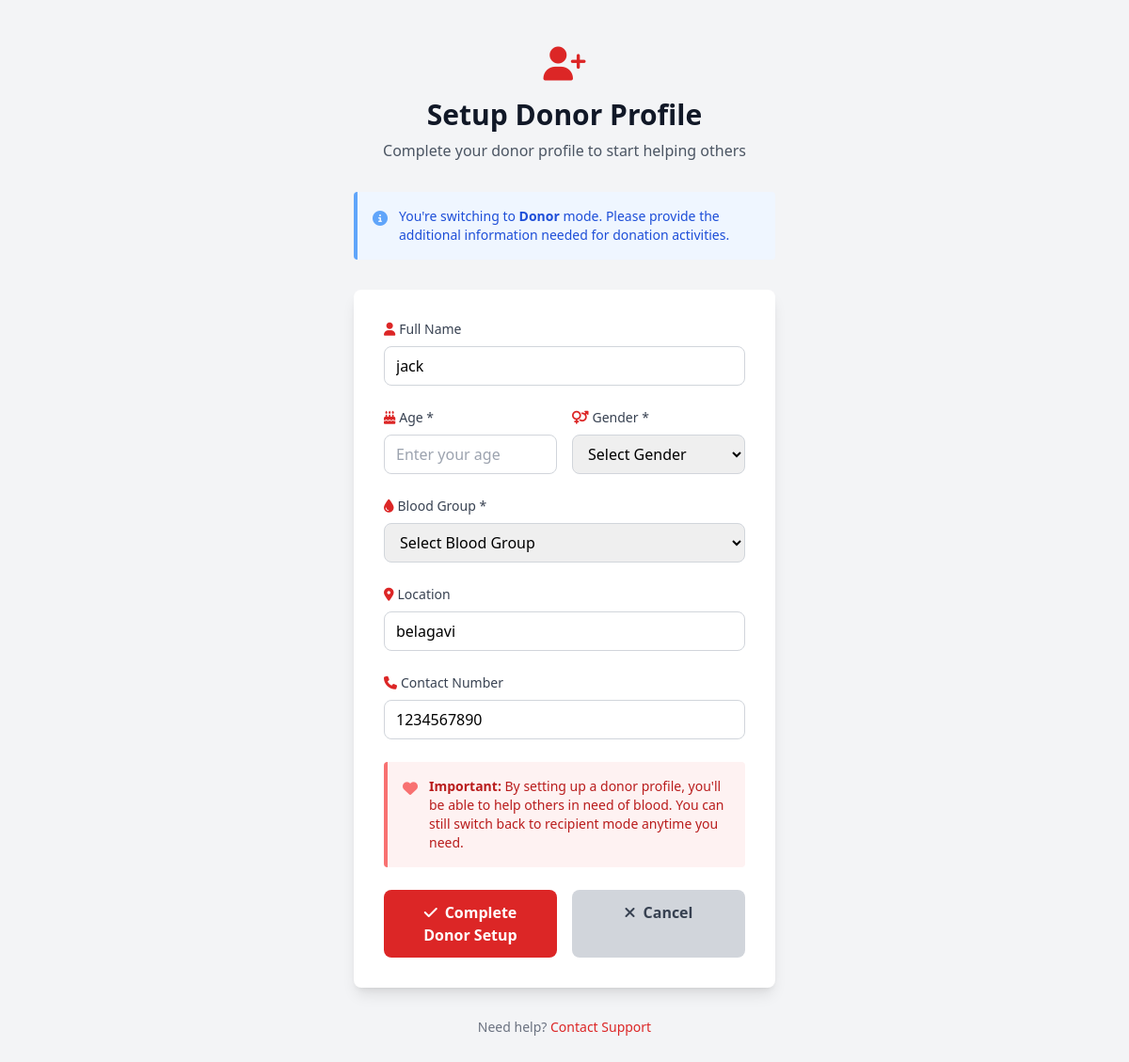
/setup-donor-profile (signed in), run on the app's committed database.
### app.py (models this page shows)
class Receiver(db.Model):
    id = db.Column(db.Integer, primary_key=True)
    name = db.Column(db.String(100), nullable=False)
    email = db.Column(db.String(100), unique=True, nullable=False)
    password = db.Column(db.String(200), nullable=False)
    location = db.Column(db.String(200), nullable=False)
    contact = db.Column(db.String(20), nullable=False)
    latitude = db.Column(db.Float, nullable=True)
    longitude = db.Column(db.Float, nullable=True)
    geocoded = db.Column(db.Boolean, default=False)
    last_geocoded = db.Column(db.DateTime, nullable=True)

### app.py (the view, shortened to what this page needs)
@app.route('/setup-donor-profile', methods=['GET', 'POST'])
def setup_donor_profile():
    if 'user_email' not in session:
        return redirect('/')
    current_user = Receiver.query.filter_by(email=session['user_email']).first()
    return render_template('setup_donor_profile.html', user=current_user)

### templates/setup_donor_profile.html (shortened to what this page needs)
<!DOCTYPE html>
<html lang="en">
  <head>
    <script src="https://cdn.tailwindcss.com"></script>
    <link
      rel="stylesheet"
      href="https://cdnjs.cloudflare.com/ajax/libs/font-awesome/6.4.0/css/all.min.css"
    />
  </head>
  <body class="bg-gray-100">
    <div
      class="min-h-screen flex items-center justify-center py-12 px-4 sm:px-6 lg:px-8"
    >
      <div class="max-w-md w-full space-y-8">
        <div class="text-center">
          <i class="fas fa-user-plus text-4xl text-red-600 mb-4"></i>
          <h2 class="text-3xl font-bold text-gray-900">Setup Donor Profile</h2>
          <p class="mt-2 text-gray-600">
            Complete your donor profile to start helping others
          </p>
        </div>
        <div class="bg-blue-50 border-l-4 border-blue-400 p-4 rounded">
          <div class="flex">
            <div class="flex-shrink-0">
              <i class="fas fa-info-circle text-blue-400"></i>
            </div>
            <div class="ml-3">
              <p class="text-sm text-blue-700">
                You're switching to <strong>Donor</strong> mode. Please provide
                the additional information needed for donation activities.
              </p>
            </div>
          </div>
        </div>
        <div class="bg-white rounded-lg shadow-lg p-8">
          <form method="POST" class="space-y-6">
            <div>
              <label
                for="name"
                class="block text-sm font-medium text-gray-700 mb-2"
              >
                <i class="fas fa-user mr-1 text-red-600"></i>Full Name
              </label>
              <input
                type="text"
                name="name"
                id="name"
                required
                value="{{ user.name if user else '' }}"
                class="w-full px-3 py-2 border border-gray-300 rounded-lg focus:outline-none focus:ring-2 focus:ring-red-500 focus:border-red-500"
              />
            </div>
            <div class="grid grid-cols-1 md:grid-cols-2 gap-4">
              <div>
                <label
                  for="age"
                  class="block text-sm font-medium text-gray-700 mb-2"
                >
                  <i class="fas fa-birthday-cake mr-1 text-red-600"></i>Age *
                </label>
                <input
                  type="number"
                  name="age"
                  id="age"
                  required
                  min="18"
                  max="65"
                  placeholder="Enter your age"
                  class="w-full px-3 py-2 border border-gray-300 rounded-lg focus:outline-none focus:ring-2 focus:ring-red-500 focus:border-red-500"
                />
              </div>
              <div>
                <label
                  for="gender"
                  class="block text-sm font-medium text-gray-700 mb-2"
                >
                  <i class="fas fa-venus-mars mr-1 text-red-600"></i>Gender *
                </label>
                <select
                  name="gender"
                  id="gender"
                  required
                  class="w-full px-3 py-2 border border-gray-300 rounded-lg focus:outline-none focus:ring-2 focus:ring-red-500 focus:border-red-500"
                >
                  <option value="">Select Gender</option>
                </select>
              </div>
            </div>
            <div>
              <label
                for="blood_group"
                class="block text-sm font-medium text-gray-700 mb-2"
              >
                <i class="fas fa-droplet mr-1 text-red-600"></i>Blood Group *
              </label>
              <select
                name="blood_group"
                id="blood_group"
                required
                class="w-full px-3 py-2 border border-gray-300 rounded-lg focus:outline-none focus:ring-2 focus:ring-red-500 focus:border-red-500"
              >
                <option value="">Select Blood Group</option>
              </select>
            </div>
            <div>
              <label
                for="location"
                class="block text-sm font-medium text-gray-700 mb-2"
              >
                <i class="fas fa-map-marker-alt mr-1 text-red-600"></i>Location
              </label>
              <input
                type="text"
                name="location"
                id="location"
                required
                value="{{ user.location if user else '' }}"
                placeholder="Your city and area"
                class="w-full px-3 py-2 border border-gray-300 rounded-lg focus:outline-none focus:ring-2 focus:ring-red-500 focus:border-red-500"
              />
            </div>
            <div>
              <label
                for="contact"
                class="block text-sm font-medium text-gray-700 mb-2"
              >
                <i class="fas fa-phone mr-1 text-red-600"></i>Contact Number
              </label>
              <input
                type="tel"
                name="contact"
                id="contact"
                required
                value="{{ user.contact if user else '' }}"
                placeholder="Your contact number"
                class="w-full px-3 py-2 border border-gray-300 rounded-lg focus:outline-none focus:ring-2 focus:ring-red-500 focus:border-red-500"
              />
            </div>
            <div class="bg-red-50 border-l-4 border-red-400 p-4 rounded">
              <div class="flex">
                <div class="flex-shrink-0">
                  <i class="fas fa-heart text-red-400"></i>
                </div>
                <div class="ml-3">
                  <p class="text-sm text-red-700">
                    <strong>Important:</strong> By setting up a donor profile,
                    you'll be able to help others in need of blood. You can
                    still switch back to recipient mode anytime you need.
                  </p>
                </div>
              </div>
            </div>
            <div class="flex gap-4">
              <button
                type="submit"
                class="flex-1 bg-red-600 text-white py-3 px-4 rounded-lg font-semibold hover:bg-red-700 transition-colors"
              >
                <i class="fas fa-check mr-2"></i>Complete Donor Setup
              </button>
              <a
                href="/{{ 'receiver-dashboard' if session.get('role') == 'receiver' else '' }}"
                class="flex-1 bg-gray-300 text-gray-700 py-3 px-4 rounded-lg font-semibold text-center hover:bg-gray-400 transition-colors"
              >
                <i class="fas fa-times mr-2"></i>Cancel
              </a>
            </div>
          </form>
        </div>
        <div class="text-center text-sm text-gray-500">
          <p>
            Need help?
            <a href="#" class="text-red-600 hover:text-red-800 font-medium"
              >Contact Support</a
            >
          </p>
        </div>
      </div>
    </div>
  </body>
</html>

### data on the page
Receiver: name "jack", location "belagavi", contact "1234567890"
